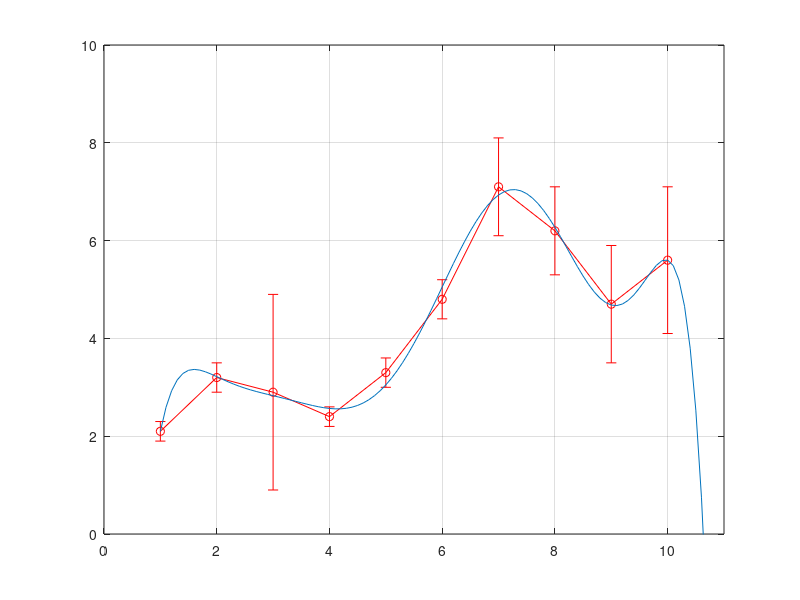

This chart was generated by the following MATLAB code:
x=1:1:10;
y=[2.1 3.2 2.9 2.4 3.3 4.8 7.1 6.2 4.7 5.6];
err=[0.2 0.3 02 0.2 0.3 0.4 1.0 0.9 1.2 1.5];
errorbar(x,y,err,'ro-')
PO=8;
coeff=polyfit(x,y,PO)
x_p=1:0.1:11;
poly8_results=polyval(coeff,x_p);
grid on;  
hold on;
plot(x_p,poly8_results);
axis([0,11,0,10]);
